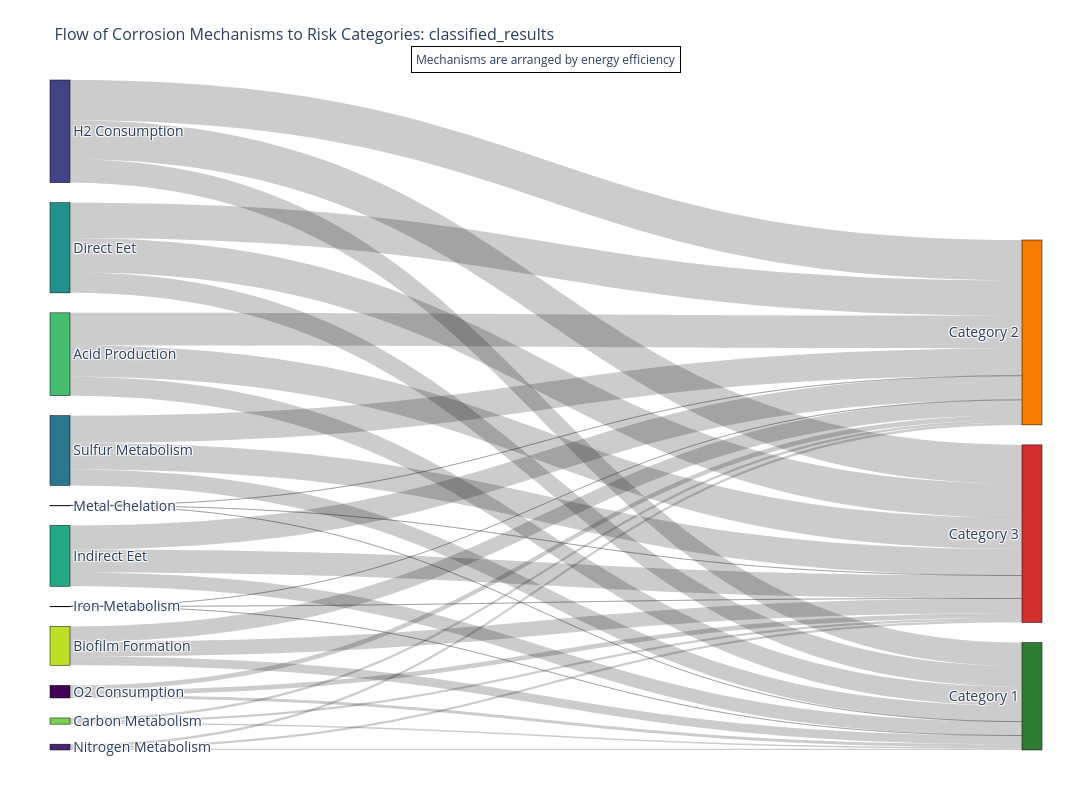
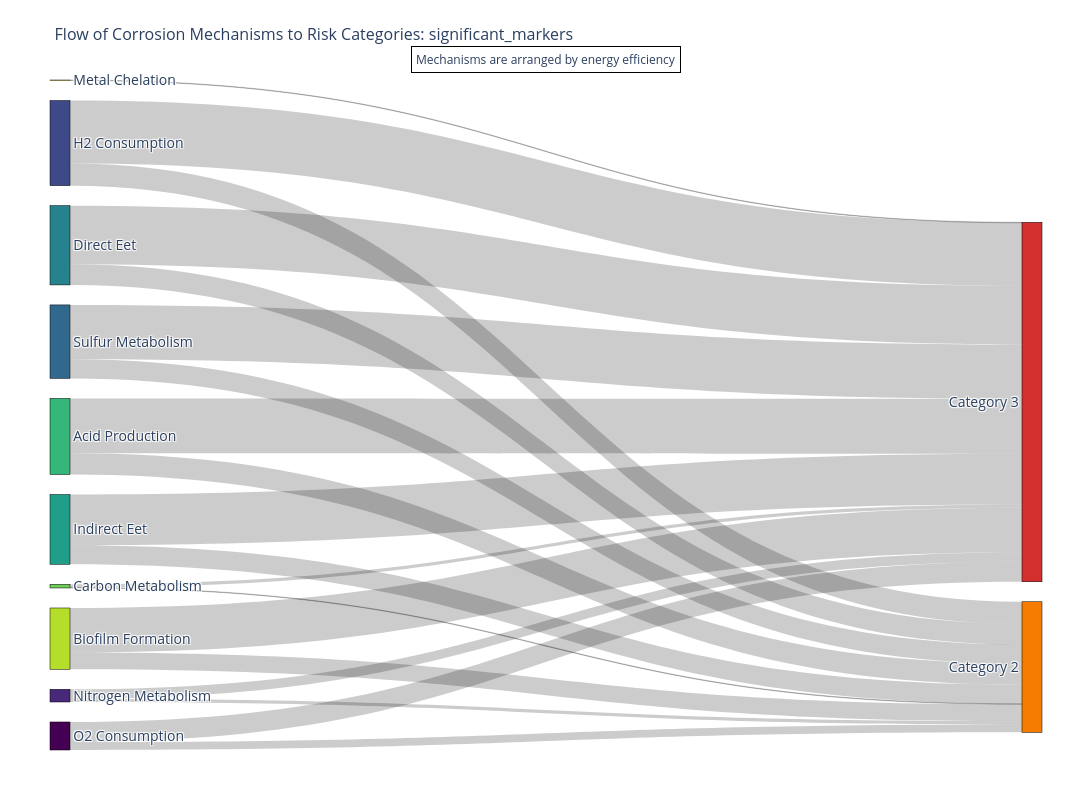

These figures' notebook cell, in order:
### Code cell
fig = temporal_transition(classified_results, "classified_results")
fig.show()
san_path = shared_dir / "9_sankey.png"
plt.savefig(san_path, dpi=300, bbox_inches='tight')

fig = temporal_transition(significant_markers, "significant_markers")
fig.show()
san_path = shared_dir / "10_sankey.png"
plt.savefig(san_path, dpi=300, bbox_inches='tight')

### Figure 1 — Plotly figure (JSON) as saved in the notebook; plotly's stock layout.template omitted (floating-point values rounded to 4 significant figures)
{"data": [{"arrangement": "snap", "link": {"hovertemplate": "<b>%{source.label}</b> → <b>%{target.label}</b><br>Count: %{value}<extra></extra>", "source": [0, 0, 0, 1, 1, 1, 2, 2, 2, 3, 3, 3, 4, 4, 4, 5, 5, 5, 6, 6, 6, 7, 7, 7, 8, 8, 8, 9, 9, 9, 10, 10, 10], "target": [11, 12, 13, 11, 12, 13, 11, 12, 13, 11, 12, 13, 11, 12, 13, 11, 12, 13, 11, 12, 13, 11, 12, 13, 11, 12, 13, 11, 12, 13, 11, 12, 13], "value": [1165, 2009, 1956, 543, 939, 895, 9563, 16419, 15767, 2, 9, 11, 6509, 11082, 10782, 8404, 14395, 13887, 5671, 9791, 9305, 7674, 13303, 12689, 563, 1007, 945, 3609, 6235, 6006, 2, 8, 7]}, "node": {"color": ["#440154", "#482475", "#414487", "#355f8d", "#2a788e", "#21918c", "#22a884", "#44bf70", "#7ad151", "#bddf26", "#fde725", "#2E7D32", "#F57C00", "#D32F2F"], "hovertemplate": "<b>%{label}</b><br>Count: %{value}<extra></extra>", "label": ["O2 Consumption", "Nitrogen Metabolism", "H2 Consumption", "Iron Metabolism", "Sulfur Metabolism", "Direct Eet", "Indirect Eet", "Acid Production", "Carbon Metabolism", "Biofilm Formation", "Metal Chelation", "Category 1", "Category 2", "Category 3"], "line": {"color": "black", "width": 0.5}, "pad": 20, "thickness": 20}, "type": "sankey"}], "layout": {"annotations": [{"align": "center", "bgcolor": "rgba(255, 255, 255, 0.8)", "bordercolor": "black", "borderpad": 4, "borderwidth": 1, "font": {"size": 12}, "showarrow": false, "text": "Mechanisms are arranged by energy efficiency", "x": 0.5, "xref": "paper", "y": 1.05, "yref": "paper"}], "font": {"size": 14}, "height": 800, "margin": {"b": 50, "l": 50, "r": 50, "t": 80}, "title": {"font": {"size": 16}, "text": "Flow of Corrosion Mechanisms to Risk Categories: classified_results"}, "width": 1200}}

### Figure 2 — Plotly figure (JSON) as saved in the notebook; plotly's stock layout.template omitted (floating-point values rounded to 4 significant figures)
{"data": [{"arrangement": "snap", "link": {"hovertemplate": "<b>%{source.label}</b> → <b>%{target.label}</b><br>Count: %{value}<extra></extra>", "source": [0, 0, 1, 1, 2, 2, 3, 3, 4, 4, 5, 5, 6, 6, 7, 7, 8, 8, 9], "target": [11, 12, 11, 12, 11, 12, 11, 12, 11, 12, 11, 12, 11, 12, 11, 12, 11, 12, 12], "value": [15, 38, 6, 18, 42, 119, 36, 103, 39, 111, 36, 96, 40, 104, 1, 6, 32, 84, 1]}, "node": {"color": ["#440154", "#482878", "#3e4989", "#31688e", "#26828e", "#1f9e89", "#35b779", "#6ece58", "#b5de2b", "#fde725", "#2E7D32", "#F57C00", "#D32F2F"], "hovertemplate": "<b>%{label}</b><br>Count: %{value}<extra></extra>", "label": ["O2 Consumption", "Nitrogen Metabolism", "H2 Consumption", "Sulfur Metabolism", "Direct Eet", "Indirect Eet", "Acid Production", "Carbon Metabolism", "Biofilm Formation", "Metal Chelation", "Category 1", "Category 2", "Category 3"], "line": {"color": "black", "width": 0.5}, "pad": 20, "thickness": 20}, "type": "sankey"}], "layout": {"annotations": [{"align": "center", "bgcolor": "rgba(255, 255, 255, 0.8)", "bordercolor": "black", "borderpad": 4, "borderwidth": 1, "font": {"size": 12}, "showarrow": false, "text": "Mechanisms are arranged by energy efficiency", "x": 0.5, "xref": "paper", "y": 1.05, "yref": "paper"}], "font": {"size": 14}, "height": 800, "margin": {"b": 50, "l": 50, "r": 50, "t": 80}, "title": {"font": {"size": 16}, "text": "Flow of Corrosion Mechanisms to Risk Categories: significant_markers"}, "width": 1200}}
